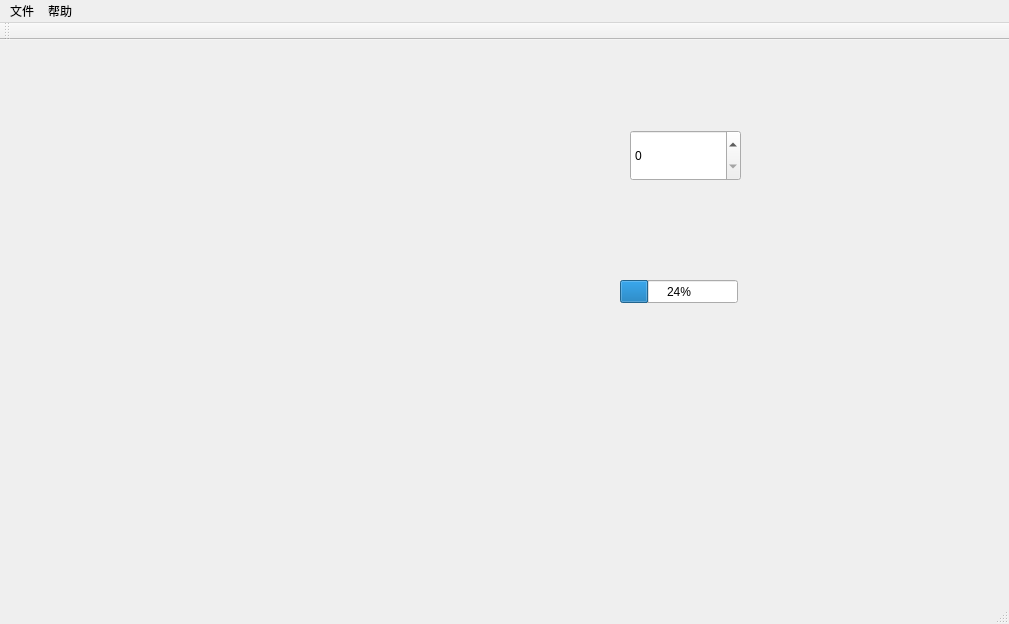
<?xml version="1.0" encoding="UTF-8"?>
<ui version="4.0">
 <class>MainWindow</class>
 <widget class="QMainWindow" name="MainWindow">
  <property name="geometry">
   <rect>
    <x>0</x>
    <y>0</y>
    <width>1009</width>
    <height>624</height>
   </rect>
  </property>
  <property name="windowTitle">
   <string>MainWindow</string>
  </property>
  <widget class="QWidget" name="centralWidget">
   <widget class="QSpinBox" name="spinBox">
    <property name="geometry">
     <rect>
      <x>630</x>
      <y>90</y>
      <width>111</width>
      <height>51</height>
     </rect>
    </property>
   </widget>
   <widget class="QProgressBar" name="progressBar">
    <property name="geometry">
     <rect>
      <x>620</x>
      <y>240</y>
      <width>118</width>
      <height>23</height>
     </rect>
    </property>
    <property name="value">
     <number>24</number>
    </property>
   </widget>
  </widget>
  <widget class="QMenuBar" name="menuBar">
   <property name="geometry">
    <rect>
     <x>0</x>
     <y>0</y>
     <width>1009</width>
     <height>26</height>
    </rect>
   </property>
   <widget class="QMenu" name="menu">
    <property name="title">
     <string>文件</string>
    </property>
    <addaction name="actionopeng"/>
    <addaction name="actionsave"/>
    <addaction name="actionexit"/>
   </widget>
   <widget class="QMenu" name="menu_2">
    <property name="title">
     <string>帮助</string>
    </property>
   </widget>
   <addaction name="menu"/>
   <addaction name="menu_2"/>
  </widget>
  <widget class="QToolBar" name="mainToolBar">
   <attribute name="toolBarArea">
    <enum>TopToolBarArea</enum>
   </attribute>
   <attribute name="toolBarBreak">
    <bool>false</bool>
   </attribute>
  </widget>
  <widget class="QStatusBar" name="statusBar"/>
  <action name="actionopeng">
   <property name="text">
    <string>open</string>
   </property>
  </action>
  <action name="actionsave">
   <property name="text">
    <string>save</string>
   </property>
  </action>
  <action name="actionexit">
   <property name="text">
    <string>exit</string>
   </property>
  </action>
 </widget>
 <layoutdefault spacing="6" margin="11"/>
 <resources/>
 <connections/>
</ui>
